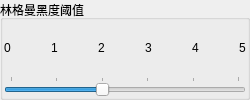
            <widget class="QGroupBox" name="groupBox">
             <property name="title">
              <string>林格曼黑度阈值</string>
             </property>
             <layout class="QVBoxLayout" name="verticalLayout_7">
              <property name="spacing">
               <number>1</number>
              </property>
              <property name="sizeConstraint">
               <enum>QLayout::SetDefaultConstraint</enum>
              </property>
              <property name="leftMargin">
               <number>1</number>
              </property>
              <property name="topMargin">
               <number>1</number>
              </property>
              <property name="rightMargin">
               <number>1</number>
              </property>
              <property name="bottomMargin">
               <number>1</number>
              </property>
              <item>
               <layout class="QHBoxLayout" name="horizontalLayout_12">
                <property name="spacing">
                 <number>0</number>
                </property>
                <property name="sizeConstraint">
                 <enum>QLayout::SetDefaultConstraint</enum>
                </property>
                <item>
                 <widget class="QLabel" name="label_5">
                  <property name="text">
                   <string>0</string>
                  </property>
                  <property name="alignment">
                   <set>Qt::AlignLeading|Qt::AlignLeft|Qt::AlignVCenter</set>
                  </property>
                 </widget>
                </item>
                <item>
                 <spacer name="horizontalSpacer">
                  <property name="orientation">
                   <enum>Qt::Horizontal</enum>
                  </property>
                  <property name="sizeHint" stdset="0">
                   <size>
                    <width>40</width>
                    <height>20</height>
                   </size>
                  </property>
                 </spacer>
                </item>
                <item>
                 <widget class="QLabel" name="label_2">
                  <property name="text">
                   <string>1</string>
                  </property>
                  <property name="alignment">
                   <set>Qt::AlignLeading|Qt::AlignLeft|Qt::AlignVCenter</set>
                  </property>
                 </widget>
                </item>
                <item>
                 <spacer name="horizontalSpacer_2">
                  <property name="orientation">
                   <enum>Qt::Horizontal</enum>
                  </property>
                  <property name="sizeHint" stdset="0">
                   <size>
                    <width>40</width>
                    <height>20</height>
                   </size>
                  </property>
                 </spacer>
                </item>
                <item>
                 <widget class="QLabel" name="label_23">
                  <property name="text">
                   <string>2</string>
                  </property>
                  <property name="alignment">
                   <set>Qt::AlignLeading|Qt::AlignLeft|Qt::AlignVCenter</set>
                  </property>
                 </widget>
                </item>
                <item>
                 <spacer name="horizontalSpacer_3">
                  <property name="orientation">
                   <enum>Qt::Horizontal</enum>
                  </property>
                  <property name="sizeHint" stdset="0">
                   <size>
                    <width>40</width>
                    <height>20</height>
                   </size>
                  </property>
                 </spacer>
                </item>
                <item>
                 <widget class="QLabel" name="label_25">
                  <property name="text">
                   <string>3</string>
                  </property>
                  <property name="alignment">
                   <set>Qt::AlignLeading|Qt::AlignLeft|Qt::AlignVCenter</set>
                  </property>
                 </widget>
                </item>
                <item>
                 <spacer name="horizontalSpacer_4">
                  <property name="orientation">
                   <enum>Qt::Horizontal</enum>
                  </property>
                  <property name="sizeHint" stdset="0">
                   <size>
                    <width>40</width>
                    <height>20</height>
                   </size>
                  </property>
                 </spacer>
                </item>
                <item>
                 <widget class="QLabel" name="label_22">
                  <property name="text">
                   <string>4</string>
                  </property>
                  <property name="alignment">
                   <set>Qt::AlignLeading|Qt::AlignLeft|Qt::AlignVCenter</set>
                  </property>
                 </widget>
                </item>
                <item>
                 <spacer name="horizontalSpacer_5">
                  <property name="orientation">
                   <enum>Qt::Horizontal</enum>
                  </property>
                  <property name="sizeHint" stdset="0">
                   <size>
                    <width>40</width>
                    <height>20</height>
                   </size>
                  </property>
                 </spacer>
                </item>
                <item>
                 <widget class="QLabel" name="label">
                  <property name="text">
                   <string>5</string>
                  </property>
                  <property name="alignment">
                   <set>Qt::AlignLeading|Qt::AlignLeft|Qt::AlignVCenter</set>
                  </property>
                 </widget>
                </item>
               </layout>
              </item>
              <item>
               <widget class="QSlider" name="sliderLevel">
                <property name="maximum">
                 <number>5</number>
                </property>
                <property name="pageStep">
                 <number>1</number>
                </property>
                <property name="value">
                 <number>2</number>
                </property>
                <property name="orientation">
                 <enum>Qt::Horizontal</enum>
                </property>
                <property name="invertedAppearance">
                 <bool>false</bool>
                </property>
                <property name="invertedControls">
                 <bool>false</bool>
                </property>
                <property name="tickPosition">
                 <enum>QSlider::TicksAbove</enum>
                </property>
                <property name="tickInterval">
                 <number>1</number>
                </property>
               </widget>
              </item>
             </layout>
            </widget>
